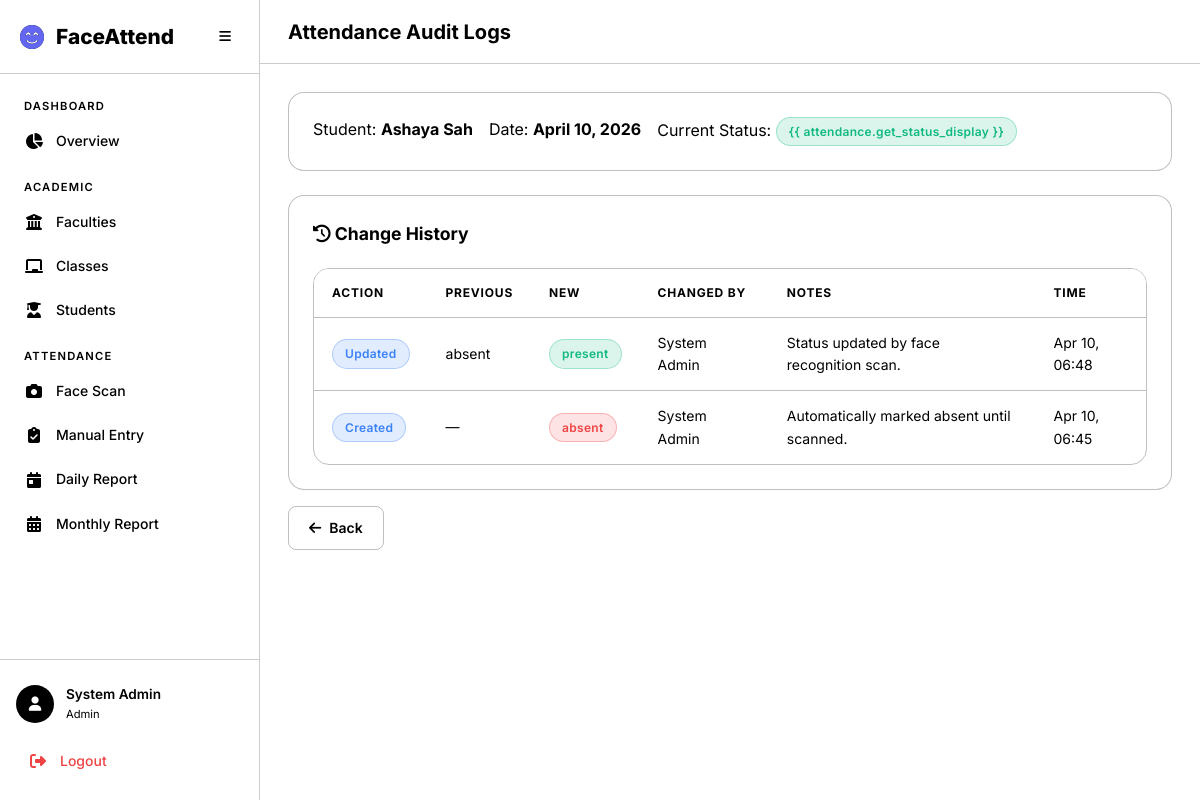
The page /attendance/logs/47/ on the database its author committed.
### accounts/models.py (models this page shows, shortened)
class User(AbstractUser):
    class Role(models.TextChoices):
        ADMIN = 'admin', 'Admin'
        TEACHER = 'teacher', 'Teacher'
        STUDENT = 'student', 'Student'
    role = models.CharField(
        max_length=10,
        choices=Role.choices,
        default=Role.STUDENT,
    )
    phone = models.CharField(max_length=20, blank=True)
    profile_image = models.ImageField(upload_to='profiles/', blank=True, null=True)

### attendance/models.py (models this page shows, shortened)
class Attendance(models.Model):
    class Status(models.TextChoices):
        PRESENT = 'present', 'Present'
        ABSENT = 'absent', 'Absent'
        LATE = 'late', 'Late'
        INFORMED = 'informed', 'Informed'
    student = models.ForeignKey(Student, on_delete=models.CASCADE, related_name='attendances')
    date = models.DateField()
    status = models.CharField(max_length=10, choices=Status.choices, default=Status.ABSENT)
    check_in_time = models.TimeField(null=True, blank=True)
    marked_by = models.ForeignKey(
        settings.AUTH_USER_MODEL,
        on_delete=models.SET_NULL,
        null=True, blank=True,
        related_name='marked_attendances',
    )
    is_face_recognized = models.BooleanField(default=False)
    is_override = models.BooleanField(default=False)
    confidence = models.FloatField(null=True, blank=True, help_text='Face recognition confidence score')
    notes = models.TextField(blank=True)
    created_at = models.DateTimeField(auto_now_add=True)
    updated_at = models.DateTimeField(auto_now=True)
    class Meta:
        unique_together = ['student', 'date']
        ordering = ['-date', 'student__full_name']

class AttendanceLog(models.Model):
    class Action(models.TextChoices):
        CREATED = 'created', 'Created'
        UPDATED = 'updated', 'Updated'
        OVERRIDDEN = 'overridden', 'Overridden'
        CORRECTED = 'corrected', 'Corrected'
    attendance = models.ForeignKey(Attendance, on_delete=models.CASCADE, related_name='logs')
    action = models.CharField(max_length=12, choices=Action.choices)
    previous_status = models.CharField(max_length=10, blank=True)
    new_status = models.CharField(max_length=10)
    changed_by = models.ForeignKey(
        settings.AUTH_USER_MODEL,
        on_delete=models.SET_NULL,
        null=True,
        related_name='attendance_logs',
    )
    notes = models.TextField(blank=True)
    timestamp = models.DateTimeField(auto_now_add=True)
    class Meta:
        ordering = ['-timestamp']

### academics/models.py (models this page shows, shortened)
class Student(models.Model):
    user = models.OneToOneField(
        settings.AUTH_USER_MODEL,
        on_delete=models.CASCADE,
        related_name='student_profile',
        null=True, blank=True,
    )
    full_name = models.CharField(max_length=300)
    profile_image = models.ImageField(upload_to='students/profiles/')
    face_encoding = models.BinaryField(null=True, blank=True, help_text='128-d face encoding as bytes')
    enrollment_year = models.PositiveIntegerField()
    faculty = models.ForeignKey(Faculty, on_delete=models.CASCADE, related_name='students')
    academic_class = models.ForeignKey(AcademicClass, on_delete=models.CASCADE, related_name='students')
    phone = models.CharField(max_length=20, blank=True)
    guardian_phone = models.CharField(max_length=20, blank=True)
    is_phone_flagged = models.BooleanField(
        default=False,
        help_text='Mark this when the student phone number is incorrect.',
    )
    is_active = models.BooleanField(default=True)
    created_at = models.DateTimeField(auto_now_add=True)
    updated_at = models.DateTimeField(auto_now=True)
    class Meta:
        ordering = ['full_name']

### attendance/views.py (the view)
# urls.py: path('logs/<int:pk>/', views.attendance_logs, name='logs'),
@login_required
def attendance_logs(request, pk):
    attendance = get_object_or_404(Attendance, pk=pk)
    if request.user.role == 'teacher' and attendance.student.academic_class.teacher_id != request.user.id:
        messages.error(request, 'You can only view logs for your own classes.')
        return redirect('attendance:teacher_dashboard')
    if request.user.role == 'student':
        if attendance.student.user_id != request.user.id:
            messages.error(request, 'You can only view your own attendance logs.')
            return redirect('attendance:student_dashboard')
    if request.user.role not in ['admin', 'teacher', 'student']:
        messages.error(request, 'You do not have permission to view attendance logs.')
        return redirect('home')
    logs = attendance.logs.all()
    return render(request, 'attendance/logs.html', {
        'attendance': attendance,
        'logs': logs,
    })

### templates/attendance/logs.html (shortened to what this page needs)
{% extends 'base.html' %}
{% block page_title %}Attendance Audit Logs{% endblock %}
{% block content %}
<div class="animate-fade-in">
    <div class="card mb-3">
        <div class="d-flex gap-2 flex-wrap">
            <div><span class="text-muted">Student:</span> <strong>{{ attendance.student.full_name }}</strong></div>
            <div><span class="text-muted">Date:</span> <strong>{{ attendance.date }}</strong></div>
            <div><span class="text-muted">Current Status:</span> <span class="badge badge-{{ attendance.status }}">{{
                    attendance.get_status_display }}</span></div>
        </div>
    </div>
    <div class="card">
        <div class="card-header">
            <h3 class="card-title"><i class="fas fa-history"></i> Change History</h3>
        </div>
        <div class="table-container">
            <table class="data-table">
                <thead>
                    <tr>
                        <th>Action</th>
                        <th>Previous</th>
                        <th>New</th>
                        <th>Changed By</th>
                        <th>Notes</th>
                        <th>Time</th>
                    </tr>
                </thead>
                <tbody>
                    {% for log in logs %}
                    <tr>
                        <td><span class="badge badge-informed">{{ log.get_action_display }}</span></td>
                        <td>{{ log.previous_status|default:"—" }}</td>
                        <td><span class="badge badge-{{ log.new_status }}">{{ log.new_status }}</span></td>
                        <td>{{ log.changed_by.get_full_name|default:"System" }}</td>
                        <td>{{ log.notes|default:"—" }}</td>
                        <td>{{ log.timestamp|date:"M d, H:i" }}</td>
                    </tr>
                    {% empty %}
                    <tr>
                        <td colspan="6" class="text-center text-muted">No logs found.</td>
                    </tr>
                    {% endfor %}
                </tbody>
            </table>
        </div>
    </div>
    <div class="mt-2">
        <a href="javascript:history.back()" class="btn btn-outline"><i class="fas fa-arrow-left"></i> Back</a>
    </div>
</div>
{% endblock %}

### templates/base.html (shortened to what this page needs)
<!DOCTYPE html>
<html lang="en" data-theme="dark">
<head>
    <link rel="stylesheet" href="https://cdnjs.cloudflare.com/ajax/libs/font-awesome/6.5.1/css/all.min.css">
    {% load static %}
    <link rel="stylesheet" href="{% static 'css/style.css' %}">
</head>
<body>
    {% if user.is_authenticated %}
    <div class="app-layout">
        <aside class="sidebar" id="sidebar">
            <div class="sidebar-header">
                <div class="logo">
                    <i class="fas fa-face-smile-beam"></i>
                    <span>FaceAttend</span>
                </div>
                <button class="sidebar-toggle" id="sidebarToggle">
                    <i class="fas fa-bars"></i>
                </button>
            </div>
            <nav class="sidebar-nav">
                {% if user.role == 'admin' %}
                <div class="nav-section">
                    <span class="nav-section-title">Dashboard</span>
                    <a href="{% url 'academics:admin_dashboard' %}" class="nav-link {% if request.resolver_match.url_name == 'admin_dashboard' %}active{% endif %}">
                        <i class="fas fa-chart-pie"></i><span>Overview</span>
                    </a>
                </div>
                <div class="nav-section">
                    <span class="nav-section-title">Academic</span>
                    <a href="{% url 'academics:faculty_list' %}" class="nav-link {% if 'faculty' in request.resolver_match.url_name %}active{% endif %}">
                        <i class="fas fa-building-columns"></i><span>Faculties</span>
                    </a>
                    <a href="{% url 'academics:class_list' %}" class="nav-link {% if 'class' in request.resolver_match.url_name %}active{% endif %}">
                        <i class="fas fa-chalkboard"></i><span>Classes</span>
                    </a>
                    <a href="{% url 'academics:student_list' %}" class="nav-link {% if 'student' in request.resolver_match.url_name %}active{% endif %}">
                        <i class="fas fa-user-graduate"></i><span>Students</span>
                    </a>
                </div>
                <div class="nav-section">
                    <span class="nav-section-title">Attendance</span>
                    <a href="{% url 'attendance:camera' %}" class="nav-link {% if request.resolver_match.url_name == 'camera' %}active{% endif %}">
                        <i class="fas fa-camera"></i><span>Face Scan</span>
                    </a>
                    <a href="{% url 'attendance:manual' %}" class="nav-link {% if request.resolver_match.url_name == 'manual' %}active{% endif %}">
                        <i class="fas fa-clipboard-check"></i><span>Manual Entry</span>
                    </a>
                    <a href="{% url 'attendance:daily_report' %}" class="nav-link {% if request.resolver_match.url_name == 'daily_report' %}active{% endif %}">
                        <i class="fas fa-calendar-day"></i><span>Daily Report</span>
                    </a>
                    <a href="{% url 'attendance:monthly_report' %}" class="nav-link {% if request.resolver_match.url_name == 'monthly_report' %}active{% endif %}">
                        <i class="fas fa-calendar-alt"></i><span>Monthly Report</span>
                    </a>
                </div>
                {% endif %}
            </nav>
            <div class="sidebar-footer">
                <div class="user-card">
                    <div class="user-avatar">
                        <i class="fas fa-user"></i>
                    </div>
                    <div class="user-info">
                        <span class="user-name">{{ user.get_full_name|default:user.username }}</span>
                        <span class="user-role">{{ user.get_role_display }}</span>
                    </div>
                </div>
                <a href="{% url 'accounts:logout' %}" class="nav-link logout-link">
                    <i class="fas fa-sign-out-alt"></i><span>Logout</span>
                </a>
            </div>
        </aside>
        <main class="main-content">
            <header class="top-bar">
                <h1 class="page-title">{% block page_title %}Dashboard{% endblock %}</h1>
            </header>
            <div class="content-area">
                {% block content %}{% endblock %}
            </div>
        </main>
    </div>
    {% else %}
    <div class="auth-layout">
        {% block auth_content %}{% endblock %}
    </div>
    {% endif %}
</body>
</html>

### rows shown on the page
User: get_full_name "System Admin", role "Admin"
Attendance: student.full_name "Ashaya Sah", date "April 10, 2026"
AttendanceLog: action "Updated", previous_status "absent", new_status "present", changed_by.get_full_name "System Admin", notes "Status updated by face recognition scan.", timestamp "Apr 10, 06:48"
AttendanceLog: action "Created", previous_status "—", new_status "absent", changed_by.get_full_name "System Admin", notes "Automatically marked absent until scanned.", timestamp "Apr 10, 06:45"
